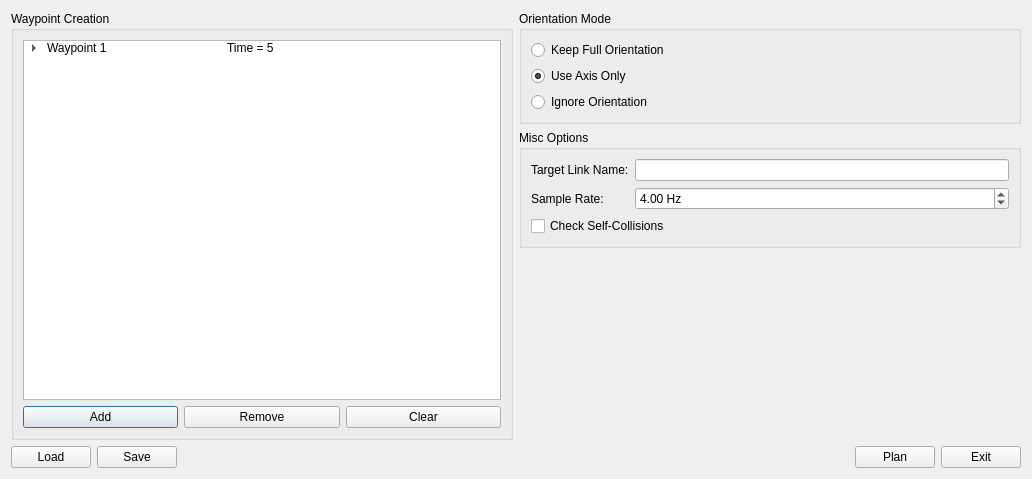
<?xml version="1.0" encoding="UTF-8"?>
<ui version="4.0">
 <class>CartesianTrajectoryUI</class>
 <widget class="QDialog" name="CartesianTrajectoryUI">
  <property name="geometry">
   <rect>
    <x>0</x>
    <y>0</y>
    <width>1032</width>
    <height>479</height>
   </rect>
  </property>
  <property name="windowTitle">
   <string>Manual Cartesian Trajectory</string>
  </property>
  <layout class="QGridLayout" name="gridLayout_3" columnstretch="1,1">
   <item row="0" column="0" rowspan="3">
    <widget class="QGroupBox" name="waypoint_creation_group">
     <property name="title">
      <string>Waypoint Creation</string>
     </property>
     <layout class="QGridLayout" name="gridLayout_2">
      <item row="0" column="0" colspan="3">
       <widget class="QTreeWidget" name="waypoints_treewidget">
        <property name="rootIsDecorated">
         <bool>true</bool>
        </property>
        <attribute name="headerVisible">
         <bool>false</bool>
        </attribute>
        <attribute name="headerDefaultSectionSize">
         <number>200</number>
        </attribute>
        <attribute name="headerMinimumSectionSize">
         <number>150</number>
        </attribute>
        <column>
         <property name="text">
          <string>Name</string>
         </property>
        </column>
        <column>
         <property name="text">
          <string>Content</string>
         </property>
        </column>
        <item>
         <property name="text">
          <string>Waypoint 1</string>
         </property>
         <property name="text">
          <string>Time = 5</string>
         </property>
         <item>
          <property name="text">
           <string>Position</string>
          </property>
          <property name="text">
           <string>[0; 0; 0]</string>
          </property>
          <item>
           <property name="text">
            <string>X</string>
           </property>
           <property name="text">
            <string>0</string>
           </property>
          </item>
          <item>
           <property name="text">
            <string>Y</string>
           </property>
           <property name="text">
            <string>0</string>
           </property>
          </item>
          <item>
           <property name="text">
            <string>Z</string>
           </property>
           <property name="text">
            <string>0</string>
           </property>
          </item>
         </item>
         <item>
          <property name="text">
           <string>Orientation</string>
          </property>
          <property name="text">
           <string>[1; 1; 0; 0]</string>
          </property>
          <item>
           <property name="text">
            <string>W</string>
           </property>
           <property name="text">
            <string>1</string>
           </property>
          </item>
          <item>
           <property name="text">
            <string>X</string>
           </property>
           <property name="text">
            <string>1</string>
           </property>
          </item>
          <item>
           <property name="text">
            <string>Y</string>
           </property>
           <property name="text">
            <string>0</string>
           </property>
          </item>
          <item>
           <property name="text">
            <string>Z</string>
           </property>
           <property name="text">
            <string>0</string>
           </property>
          </item>
         </item>
         <item>
          <property name="text">
           <string>Time</string>
          </property>
          <property name="text">
           <string>5</string>
          </property>
         </item>
        </item>
       </widget>
      </item>
      <item row="1" column="0">
       <widget class="QPushButton" name="add_waypoint_button">
        <property name="text">
         <string>Add</string>
        </property>
       </widget>
      </item>
      <item row="1" column="1">
       <widget class="QPushButton" name="remove_waypoint_button">
        <property name="text">
         <string>Remove</string>
        </property>
       </widget>
      </item>
      <item row="1" column="2">
       <widget class="QPushButton" name="clear_waypoints_button">
        <property name="text">
         <string>Clear</string>
        </property>
       </widget>
      </item>
     </layout>
    </widget>
   </item>
   <item row="0" column="1">
    <widget class="QGroupBox" name="orientation_move_group">
     <property name="title">
      <string>Orientation Mode</string>
     </property>
     <layout class="QVBoxLayout" name="verticalLayout">
      <item>
       <widget class="QRadioButton" name="keep_full_orientation_button">
        <property name="text">
         <string>Keep Full Orientation</string>
        </property>
       </widget>
      </item>
      <item>
       <widget class="QRadioButton" name="use_axis_only_button">
        <property name="text">
         <string>Use Axis Only</string>
        </property>
        <property name="checked">
         <bool>true</bool>
        </property>
       </widget>
      </item>
      <item>
       <widget class="QRadioButton" name="ignore_orientation_button">
        <property name="text">
         <string>Ignore Orientation</string>
        </property>
       </widget>
      </item>
     </layout>
    </widget>
   </item>
   <item row="1" column="1">
    <widget class="QGroupBox" name="misc_options_group">
     <property name="title">
      <string>Misc Options</string>
     </property>
     <layout class="QGridLayout" name="gridLayout">
      <item row="1" column="0">
       <widget class="QLabel" name="sample_rate_label">
        <property name="text">
         <string>Sample Rate: </string>
        </property>
       </widget>
      </item>
      <item row="0" column="0">
       <widget class="QLabel" name="target_link_name_label">
        <property name="text">
         <string>Target Link Name:</string>
        </property>
       </widget>
      </item>
      <item row="1" column="1">
       <widget class="QDoubleSpinBox" name="sample_rate_spin">
        <property name="suffix">
         <string> Hz</string>
        </property>
        <property name="minimum">
         <double>0.100000000000000</double>
        </property>
        <property name="maximum">
         <double>20.000000000000000</double>
        </property>
        <property name="singleStep">
         <double>0.100000000000000</double>
        </property>
        <property name="value">
         <double>4.000000000000000</double>
        </property>
       </widget>
      </item>
      <item row="2" column="0" colspan="2">
       <widget class="QCheckBox" name="check_self_collisions_checkbox">
        <property name="text">
         <string>Check Self-Collisions</string>
        </property>
       </widget>
      </item>
      <item row="0" column="1">
       <widget class="QLineEdit" name="target_link_name_edit"/>
      </item>
     </layout>
    </widget>
   </item>
   <item row="2" column="1">
    <spacer name="verticalSpacer">
     <property name="orientation">
      <enum>Qt::Vertical</enum>
     </property>
     <property name="sizeHint" stdset="0">
      <size>
       <width>20</width>
       <height>214</height>
      </size>
     </property>
    </spacer>
   </item>
   <item row="3" column="0" colspan="2">
    <layout class="QHBoxLayout" name="horizontalLayout">
     <item>
      <widget class="QPushButton" name="load_button">
       <property name="text">
        <string>Load</string>
       </property>
      </widget>
     </item>
     <item>
      <widget class="QPushButton" name="save_button">
       <property name="text">
        <string>Save</string>
       </property>
      </widget>
     </item>
     <item>
      <spacer name="horizontalSpacer">
       <property name="orientation">
        <enum>Qt::Horizontal</enum>
       </property>
       <property name="sizeHint" stdset="0">
        <size>
         <width>40</width>
         <height>20</height>
        </size>
       </property>
      </spacer>
     </item>
     <item>
      <widget class="QPushButton" name="plan_button">
       <property name="text">
        <string>Plan</string>
       </property>
      </widget>
     </item>
     <item>
      <widget class="QPushButton" name="exit_button">
       <property name="text">
        <string>Exit</string>
       </property>
      </widget>
     </item>
    </layout>
   </item>
  </layout>
 </widget>
 <resources/>
 <connections/>
</ui>
